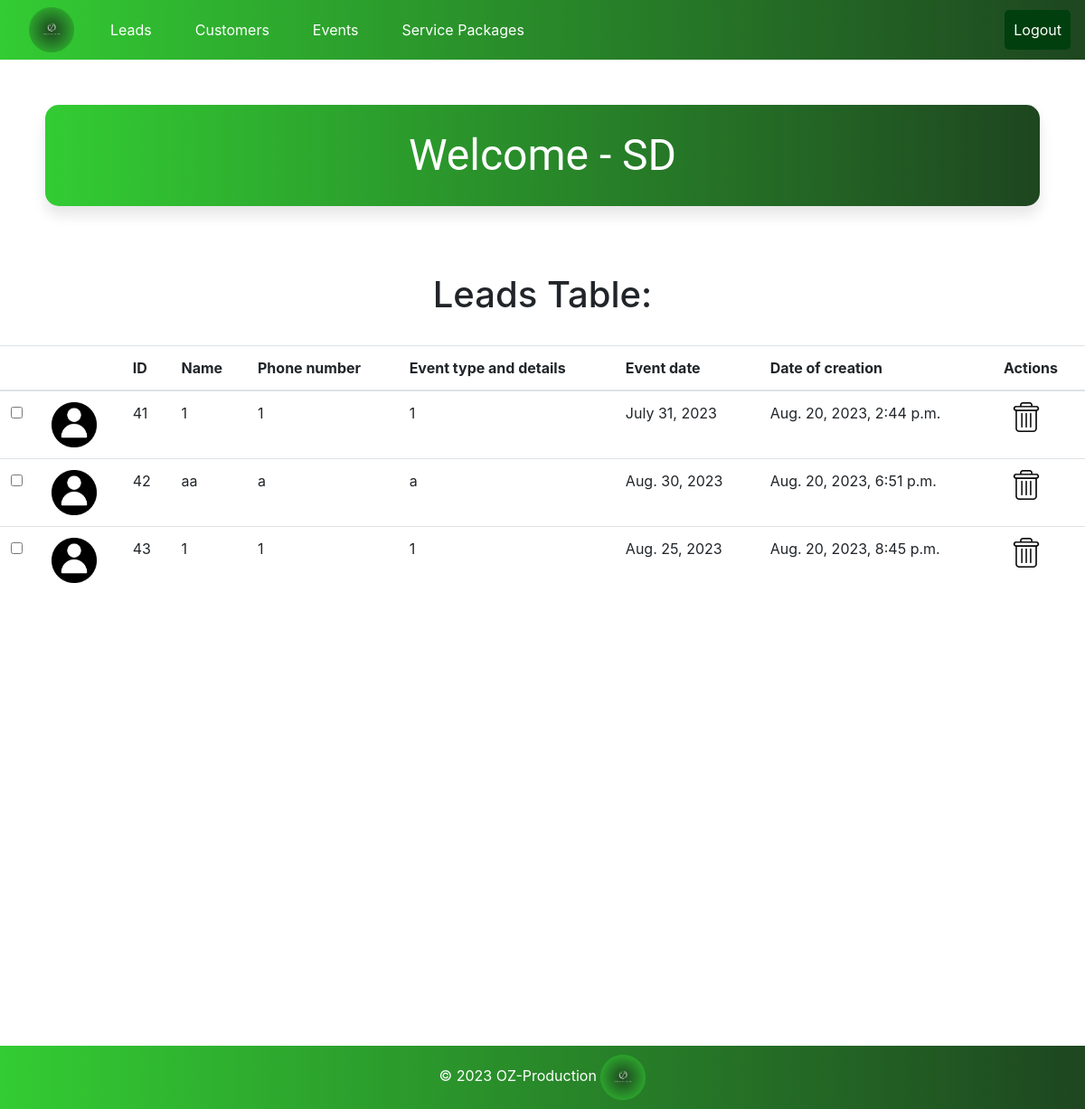
The app's page /leads/ (signed in), older data.
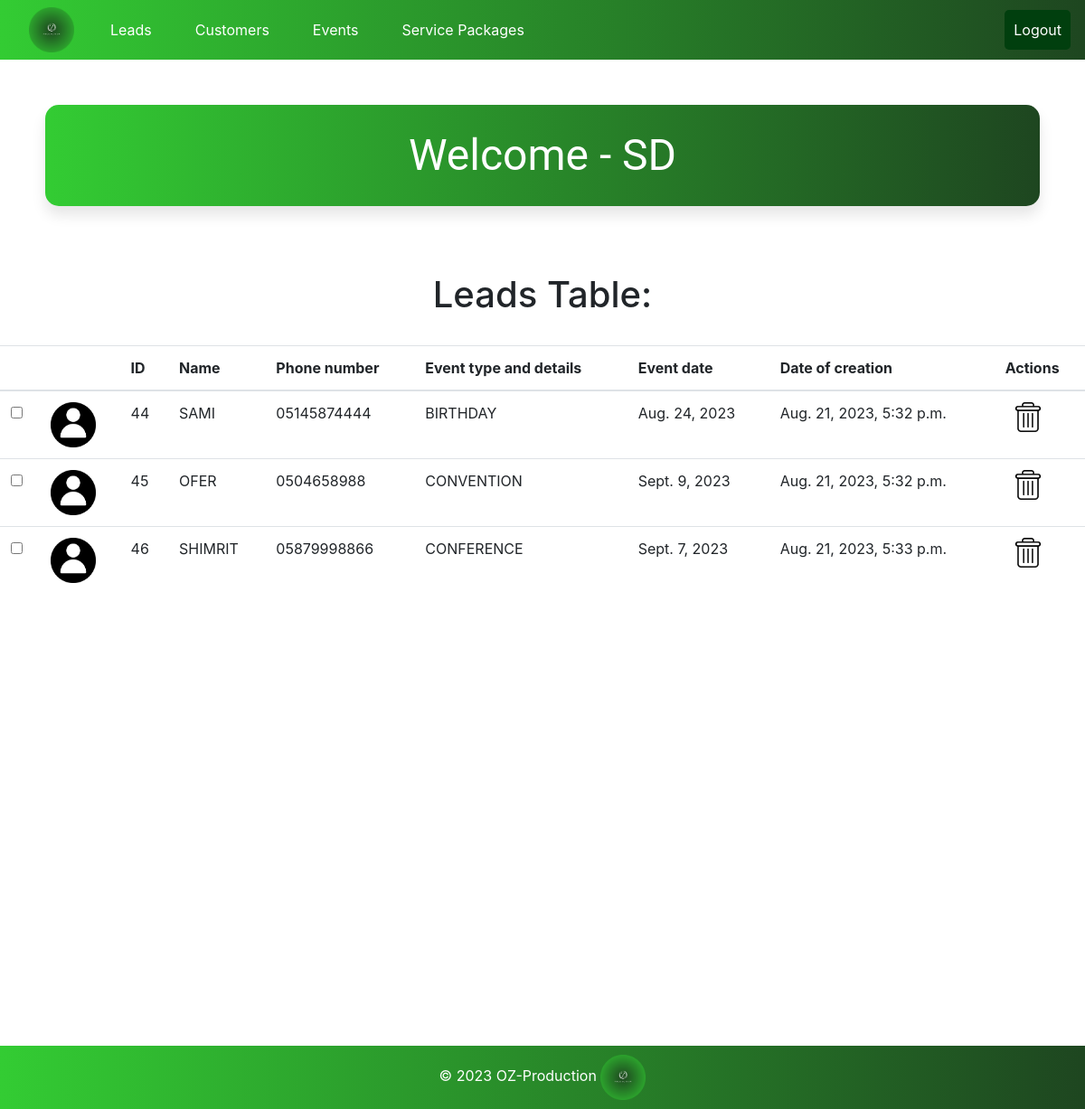
The same page, newer data.
### oz_pro/models.py (models this page shows, shortened)
class Lead(models.Model):
    image = models.ImageField(upload_to='static/pics', default = 'static/pics/Picture7.png')
    ID = models.AutoField(primary_key=True, null=False)
    name = models.CharField(max_length=255,null=False)
    phone_number = models.CharField(max_length=15,null=False)
    event_type = models.TextField()
    event_date = models.DateField(null=False)
    date_of_creation = models.DateTimeField(auto_now_add=True)

### oz_pro/views.py (the view)
# urls.py: path('leads/', views.leads_page, name='all_leads'),
@login_required
def leads_page(request):
    print("********* After agent login -- home page function *********")
    all_leads = Lead.objects.all()
    context = {
        'leads': all_leads
    }
    return render(request, 'leads.html', context)

### oz_pro/templates/leads.html (shortened to what this page needs)
<!DOCTYPE html>
<html lang="en">
<head>
</head>
<body>
    {% extends 'base.html' %}
    {% block content %}
    {% load static %}
    <div class="welcome-header">
        <h>Welcome - {{user.username}}</h>
    </div>
    <br>
        <div class="table-header">
            <h1>Leads Table:</h1>
        </div>
    <br>
    <table class="table table-hover">
        <thead>
            <tr>
                <th></th>
                <th></th>
                <th>ID</th>
                <th>Name</th>
                <th>Phone number</th>
                <th>Event type and details</th>
                <th>Event date</th>
                <th>Date of creation</th>
                <th>Actions</th>
            </tr>
        </thead>
        <tbody>
            {% for lead in leads %}
            <tr id="lead_{{ lead.ID }}">
                <td><input type="checkbox" onchange="toggleHighlight(this, {{ lead.ID }})" title="Highlight"></td>
                <td><img src="{{ lead.image.url }}"  alt="My image" class="small-image" /></td>
                <td>{{ lead.ID }}</td>
                <td>{{ lead.name }}</td>
                <td>{{ lead.phone_number }}</td>
                <td>{{ lead.event_type }}</td>
                <td>{{ lead.event_date }}</td>
                <td>{{ lead.date_of_creation }}</td>
                <td>
                    <img src="{% static 'pics/CROPED_DELETE.png' %}" alt="Delete" class="small-image" style="cursor:pointer" onclick="window.location.href='{% url 'delete_lead' lead.ID %}'" title="Click to DELETE-LEAD">
                </td>
            </tr>
            {% endfor %}
        </tbody>
    </table>
  {% endblock %}

Row changes from the older to the newer data that the page shows:
removed Lead: image (picture), ID "41", name "1", phone_number "1", event_type "1", event_date "July 31, 2023", date_of_creation "Aug. 20, 2023, 2:44 p.m."
removed Lead: image (picture), ID "42", name "aa", phone_number "a", event_type "a", event_date "Aug. 30, 2023", date_of_creation "Aug. 20, 2023, 6:51 p.m."
removed Lead: image (picture), ID "43", name "1", phone_number "1", event_type "1", event_date "Aug. 25, 2023", date_of_creation "Aug. 20, 2023, 8:45 p.m."
added Lead: image (picture), ID "44", name "SAMI", phone_number "05145874444", event_type "BIRTHDAY", event_date "Aug. 24, 2023", date_of_creation "Aug. 21, 2023, 5:32 p.m."
added Lead: image (picture), ID "45", name "OFER", phone_number "0504658988", event_type "CONVENTION", event_date "Sept. 9, 2023", date_of_creation "Aug. 21, 2023, 5:32 p.m."
added Lead: image (picture), ID "46", name "SHIMRIT", phone_number "05879998866", event_type "CONFERENCE", event_date "Sept. 7, 2023", date_of_creation "Aug. 21, 2023, 5:33 p.m."
